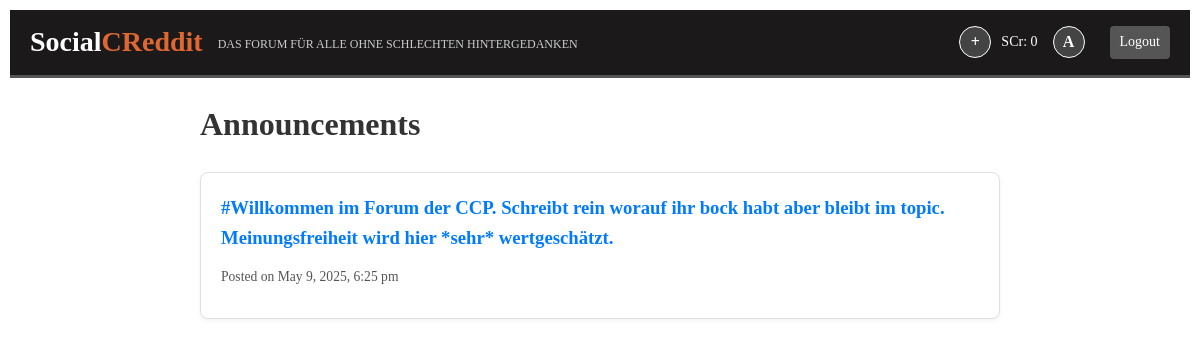
Screenshot of /topic.php?name=Announcements (signed in) with the database file from the repository.
### tables this page shows
CREATE TABLE `posts` (
  `ID` bigint(20) NOT NULL,
  `TopicID` int(11) NOT NULL,
  `Content` text NOT NULL,
  `Likes` int(11) NOT NULL,
  `Pinned` tinyint(1) NOT NULL,
  `UserID` int(11) NOT NULL,
  `created_at` timestamp NOT NULL DEFAULT current_timestamp()
);

### www/include/database/content_managment.php (called while the page is built, shortened)
<?php
function get_posts($topic_id = null, $topic_name = null, $limit = 10, $sort_by = "created_at", $sort_order = "DESC")
{
    $conn = getDatabaseConnection();
    if ($topic_id) {
        $sql = 'SELECT * FROM posts WHERE TopicID = "' . $topic_id . '" ORDER BY "' . $sort_by . '" "' . $sort_order . '"LIMIT ' . $limit;
    } elseif ($topic_name) {
        $sql = 'SELECT * FROM posts WHERE TopicID = (SELECT `ID` FROM topic WHERE topic.name = "' . $topic_name . '") ORDER BY "' . $sort_by . '" "' . $sort_order . '"LIMIT ' . $limit;
    } else {
        $sql = 'SELECT * FROM posts ORDER BY "' . $sort_by . '" "' . $sort_order . '"LIMIT ' . $limit;
    }
    $result = $conn->query($sql);
    if ($result->num_rows > 0) {
        $posts = array();
        while ($row = $result->fetch_assoc()) {
            $posts[] = $row;
        }
        return $posts;
    } else {
        return false;
    }
}

### www/topic.php (the view, shortened to what this page needs)
<!DOCTYPE html>
<html lang="en">
    <head>
    <?php include "header.php"; ?>
    </head>
    <body>
    <?php
        require_once "include/database/content_managment.php";
        $topic_name = isset($_GET['name']) ? $_GET['name'] : null;
        if ($topic_name) {
            $topic_posts = get_posts(topic_name: $topic_name);
        } else {
            echo '<p>No topic specified.</p>';
            exit();
        }
        if ($topic_posts && !empty($topic_posts)) {
            echo '<div class="home-feed">';
            echo '<h1>' . htmlspecialchars($topic_name) . '</h1>';
            foreach ($topic_posts as $post) {
                echo '<div class="post-preview">';
                echo '<h3><a href="post.php?id=' . $post['ID'] . '">' . htmlspecialchars($post['Content']) . '</a></h3>';
                $date = date_create($post['created_at']);
                echo '<p class="post-meta">Posted on ' . date_format($date, 'F j, Y, g:i a') . '</p>';
                echo '</div>';
            }
            echo '</div>';
        } else {
            echo '<div class="topic-posts"><p>No posts to display in this topic yet.</p></div>';
        }
        ?>
    </body>
</html>

### www/assets/css/styles.css (style rules this page uses)
body { line-height: 1.6; margin: 10px; padding: 0; font-weight: 100; font-size: normal; }
h1 { color: #333; }
.home-feed { margin: 20px auto; max-width: 800px; padding: 0 15px; }
.post-preview { border: 1px solid #e0e0e0; padding: 20px; margin-bottom: 20px; border-radius: 8px; background-color: #fff; box-shadow: 0 2px 4px rgba(0,0,0,0.05); }
.post-preview h3 { margin-top: 0; margin-bottom: 10px; }
.post-preview h3 a { text-decoration: none; color: #007bff; font-weight: bold; }
.post-preview .post-meta { font-size: 0.85em; color: #555; margin-bottom: 10px; }

### rows the page displays
posts: Content "#Willkommen im Forum der CCP. Schreibt rein worauf ihr bock habt aber bleibt im topic. Meinungsfreiheit wird hier *sehr* wertgeschätzt.", created_at "May 9, 2025, 6:25 pm"

### other values shown
$social_credit "0"
substr($username, 0, 1) "A"
$topic_name "Announcements"
